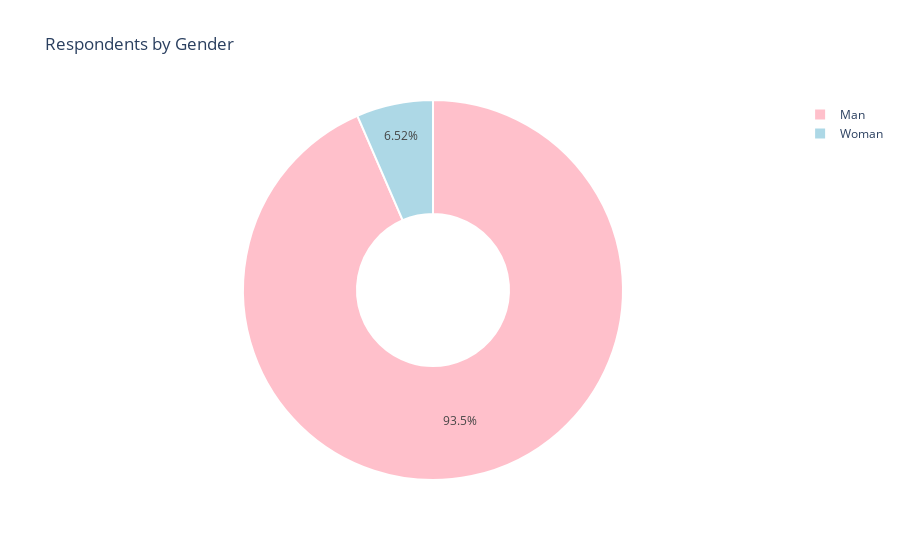

Notebook code cell kept with this figure:
### Code cell
#Demographics

import pandas as pd
import plotly.graph_objs as go
import plotly.express as px

# load data
df_demo = pd.read_csv("C:/Users/minaj/Downloads/m5_survey_data_demographics.csv")

# filter out other gender types
df_demo = df_demo[df_demo['Gender'].isin(['Man', 'Woman'])]

# count number of respondents by gender
gender_counts = df_demo['Gender'].value_counts()

# create pie chart
fig = go.Figure(data=go.Pie(labels=gender_counts.index, 
                             values=gender_counts.values, 
                             textinfo='percent',
                             hole=.4))
fig.update_traces(marker=dict(colors=['#FFC0CB', '#ADD8E6'],
                              line=dict(color='#FFFFFF', width=2)))
fig.update_layout(title='Respondents by Gender')
fig.show()

### Figure 1 — Plotly figure (JSON) as saved in the notebook; plotly's stock layout.template omitted (floating-point values rounded to 4 significant figures)
{"data": [{"hole": 0.4, "labels": ["Man", "Woman"], "marker": {"colors": ["#FFC0CB", "#ADD8E6"], "line": {"color": "#FFFFFF", "width": 2}}, "textinfo": "percent", "type": "pie", "values": [10480, 731]}], "layout": {"title": {"text": "Respondents by Gender"}}}
